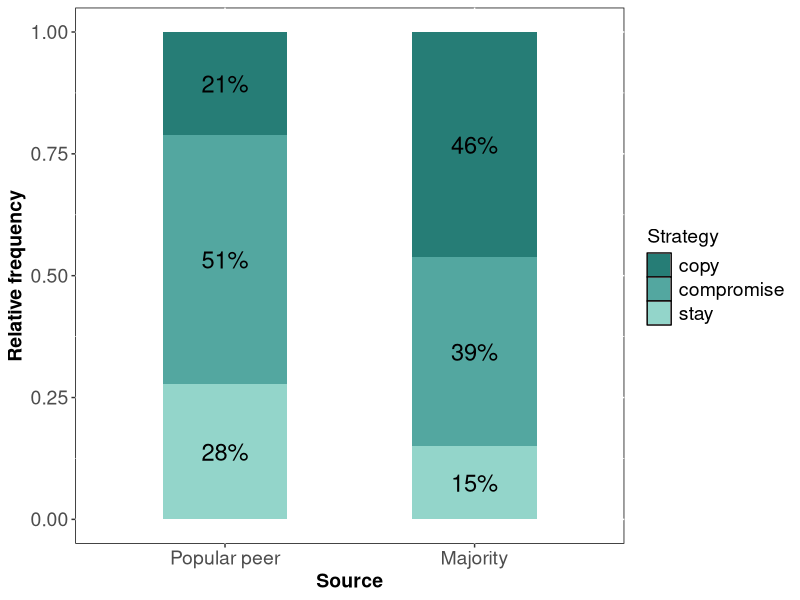

Recreate this plot in R.
# read data 
w2<-read.csv("w2.csv")

#upload package
library(tidyverse)

#theme setup
cleanup = theme(plot.title = element_text(size = 14, face = "bold"),
                legend.key = element_rect(fill = "white"),
                legend.text=element_text(size=14),
                legend.title=element_text(size=14),
                text = element_text(size = 14),
                axis.title.x=element_text(size=14, face="bold"),
                axis.title.y=element_text(size=14, face="bold"),
                panel.background = element_rect(fill = "white", colour = "black"),
                axis.text.x = element_text(size=14),
                axis.text.y = element_text(size=14),
                strip.text = element_text(size = 13)
)

# Fig. 4 Participants’ norm updating strategies
fig.4<-w2%>%
  select(S, SR_gen)%>%
  filter(S>=0 & S<=1)%>%
  mutate(Strategy=case_when(
    S== 0~'stay',
    S== 1~ 'copy',
    S > 0 | S <1 ~ 'compromise'))%>%
  group_by(SR_gen, Strategy)%>%
  summarise(n=n())%>%
  mutate(Strategy_freq=n/sum(n))%>%
  ggplot(aes(x=forcats::fct_reorder(SR_gen, Strategy_freq, .desc =FALSE), 
             y=Strategy_freq, 
             fill=factor(Strategy, levels=c("copy", "compromise", "stay"))))+ 
  geom_bar(position="stack", 
           stat="identity",  
           width=0.5, 
           alpha=0.85) +
  scale_fill_manual(values = c("copy"="#01665E", "compromise"="#35978F", "stay"="#80CDC1", "other"="#C7EAE5"), 
                    name="Strategy")+
  ylab("Relative frequency")+
  xlab("Source")+
  labs(fill="Strategy")+
  geom_text(aes(label=scales::percent(Strategy_freq, accuracy=1L), 
                y=Strategy_freq), 
            position=position_fill(vjust=0.5),
            size=6) +
  cleanup
fig.4
